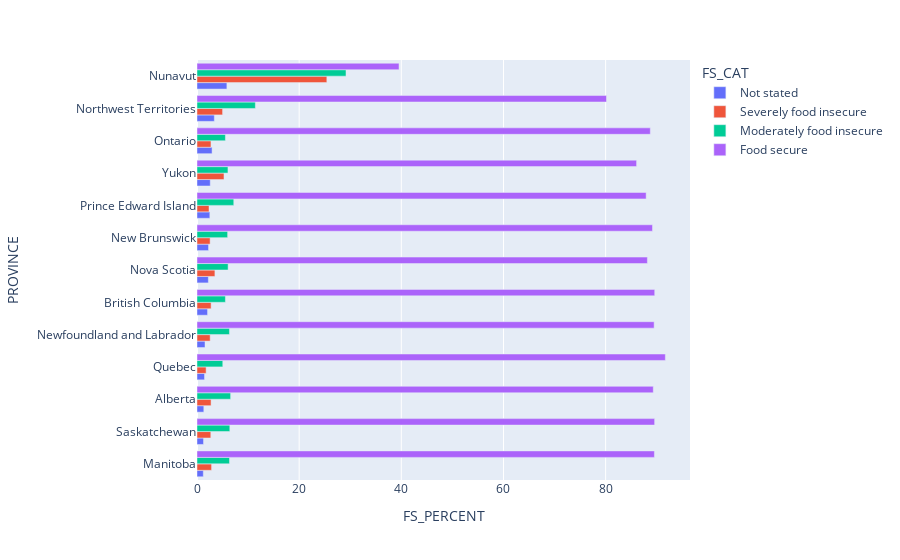

The notebook cell this image was saved under:
### Code cell
data_fs_prov.sort_values(by='FS_PERCENT', ascending=True, inplace=True)
fig=px.bar(data_fs_prov, x='FS_PERCENT', y='PROVINCE', color='FS_CAT', barmode='group')
fig.show()

### Figure 1 — Plotly figure (JSON) as saved in the notebook; plotly's stock layout.template omitted (floating-point values rounded to 4 significant figures)
{"data": [{"alignmentgroup": "True", "hovertemplate": "FS_CAT=Not stated<br>FS_PERCENT=%{x}<br>PROVINCE=%{y}<extra></extra>", "legendgroup": "Not stated", "marker": {"color": "#636efa", "pattern": {"shape": ""}}, "name": "Not stated", "offsetgroup": "Not stated", "orientation": "h", "showlegend": true, "textposition": "auto", "type": "bar", "x": [1.238, 1.277, 1.335, 1.474, 1.571, 2.066, 2.221, 2.26, 2.514, 2.594, 2.953, 3.395, 5.853], "xaxis": "x", "y": ["Manitoba", "Saskatchewan", "Alberta", "Quebec", "Newfoundland and Labrador", "British Columbia", "Nova Scotia", "New Brunswick", "Prince Edward Island", "Yukon", "Ontario", "Northwest Territories", "Nunavut"], "yaxis": "y"}, {"alignmentgroup": "True", "hovertemplate": "FS_CAT=Severely food insecure<br>FS_PERCENT=%{x}<br>PROVINCE=%{y}<extra></extra>", "legendgroup": "Severely food insecure", "marker": {"color": "#EF553B", "pattern": {"shape": ""}}, "name": "Severely food insecure", "offsetgroup": "Severely food insecure", "orientation": "h", "showlegend": true, "textposition": "auto", "type": "bar", "x": [1.785, 2.353, 2.569, 2.578, 2.702, 2.734, 2.753, 2.761, 2.855, 3.508, 5.007, 5.281, 25.42], "xaxis": "x", "y": ["Quebec", "Prince Edward Island", "New Brunswick", "Newfoundland and Labrador", "Saskatchewan", "Ontario", "Alberta", "British Columbia", "Manitoba", "Nova Scotia", "Northwest Territories", "Yukon", "Nunavut"], "yaxis": "y"}, {"alignmentgroup": "True", "hovertemplate": "FS_CAT=Moderately food insecure<br>FS_PERCENT=%{x}<br>PROVINCE=%{y}<extra></extra>", "legendgroup": "Moderately food insecure", "marker": {"color": "#00cc96", "pattern": {"shape": ""}}, "name": "Moderately food insecure", "offsetgroup": "Moderately food insecure", "orientation": "h", "showlegend": true, "textposition": "auto", "type": "bar", "x": [5.048, 5.562, 5.562, 5.997, 6.062, 6.094, 6.353, 6.356, 6.424, 6.584, 7.198, 11.43, 29.17], "xaxis": "x", "y": ["Quebec", "Ontario", "British Columbia", "New Brunswick", "Yukon", "Nova Scotia", "Newfoundland and Labrador", "Manitoba", "Saskatchewan", "Alberta", "Prince Edward Island", "Northwest Territories", "Nunavut"], "yaxis": "y"}, {"alignmentgroup": "True", "hovertemplate": "FS_CAT=Food secure<br>FS_PERCENT=%{x}<br>PROVINCE=%{y}<extra></extra>", "legendgroup": "Food secure", "marker": {"color": "#ab63fa", "pattern": {"shape": ""}}, "name": "Food secure", "offsetgroup": "Food secure", "orientation": "h", "showlegend": true, "textposition": "auto", "type": "bar", "x": [39.55, 80.17, 86.06, 87.93, 88.18, 88.75, 89.17, 89.33, 89.5, 89.55, 89.6, 89.61, 91.69], "xaxis": "x", "y": ["Nunavut", "Northwest Territories", "Yukon", "Prince Edward Island", "Nova Scotia", "Ontario", "New Brunswick", "Alberta", "Newfoundland and Labrador", "Manitoba", "Saskatchewan", "British Columbia", "Quebec"], "yaxis": "y"}], "layout": {"barmode": "group", "legend": {"title": {"text": "FS_CAT"}, "tracegroupgap": 0}, "margin": {"t": 60}, "xaxis": {"anchor": "y", "domain": [0, 1], "title": {"text": "FS_PERCENT"}}, "yaxis": {"anchor": "x", "domain": [0, 1], "title": {"text": "PROVINCE"}}}}
